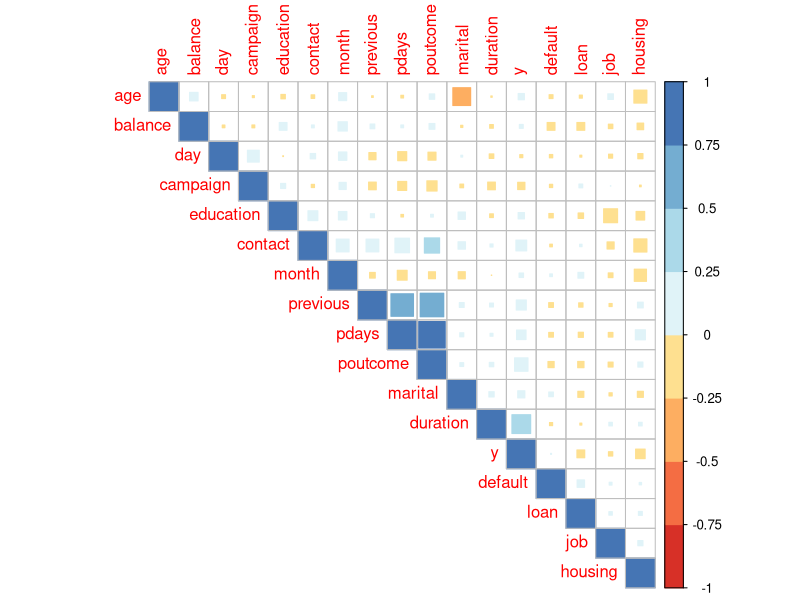
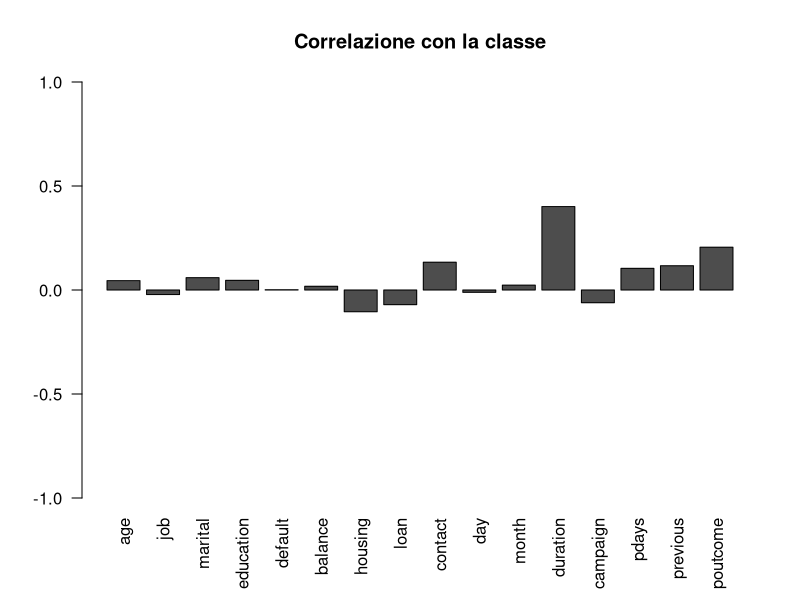

Here is the R script that generated these plots, in order:
#script utilizzato per calcolare la matrice di covarianza.
#Successivamente, vengono visualizzati i valori di covarianza tra gli attributi e la classe y.
#Infine, vengono calcolate le coppie di attributi con covarianza maggiore (almeno 0.4).
setwd("~/Documents/ProgettiUniversità/Progetto_ML_Porta/codice/R")
library(corrplot)
library(RColorBrewer)
library(caret)
library(e1071)
library(pROC)

#caricamento dataset
dataset= read.csv("bank-int.csv", header = TRUE, sep=",", row.names=NULL)

#rimuovo la prima colonna, ovvero l'id dei campioni
dataset$X = NULL

#matrice di correlazione e plot
M <-cor(dataset)
corrplot(M, method = 'square', type="upper", order="hclust",
         col=brewer.pal(n=8, name="RdYlBu"))

#estraggo dalla matice di correlazione il vettore delle correlazioni con la classe
y_corr = tail(M, 1)
#rimuovo la correlazione con se stessa
y_corr = subset(y_corr, select = -c(0,17) )

#estraggo i nomi degli attributi
names = c(rownames(M))

#plot correlazione attributi con la classe 
barplot(y_corr, main = "Correlazione con la classe", ylim=c(-1, 1), las = 2)

#salvo le coppie di attributi più correlati (almeno 0.4) 
for (i in 1:nrow(M)) {
  for(j in 1:ncol(M)){
    if(abs(M[i, j]) > 0.4 && M[i, j] < 1){
      print(i)
      print(j)
      print(names[i])
      print(names[j])
      print(M[i, j])
      print("--")
    }
  }
}

#more correlated
#"poutcome" "previous" 0.4813412
#"poutcome" "pdays" 0.790806
#"previous" "pdays" 0.4548196
